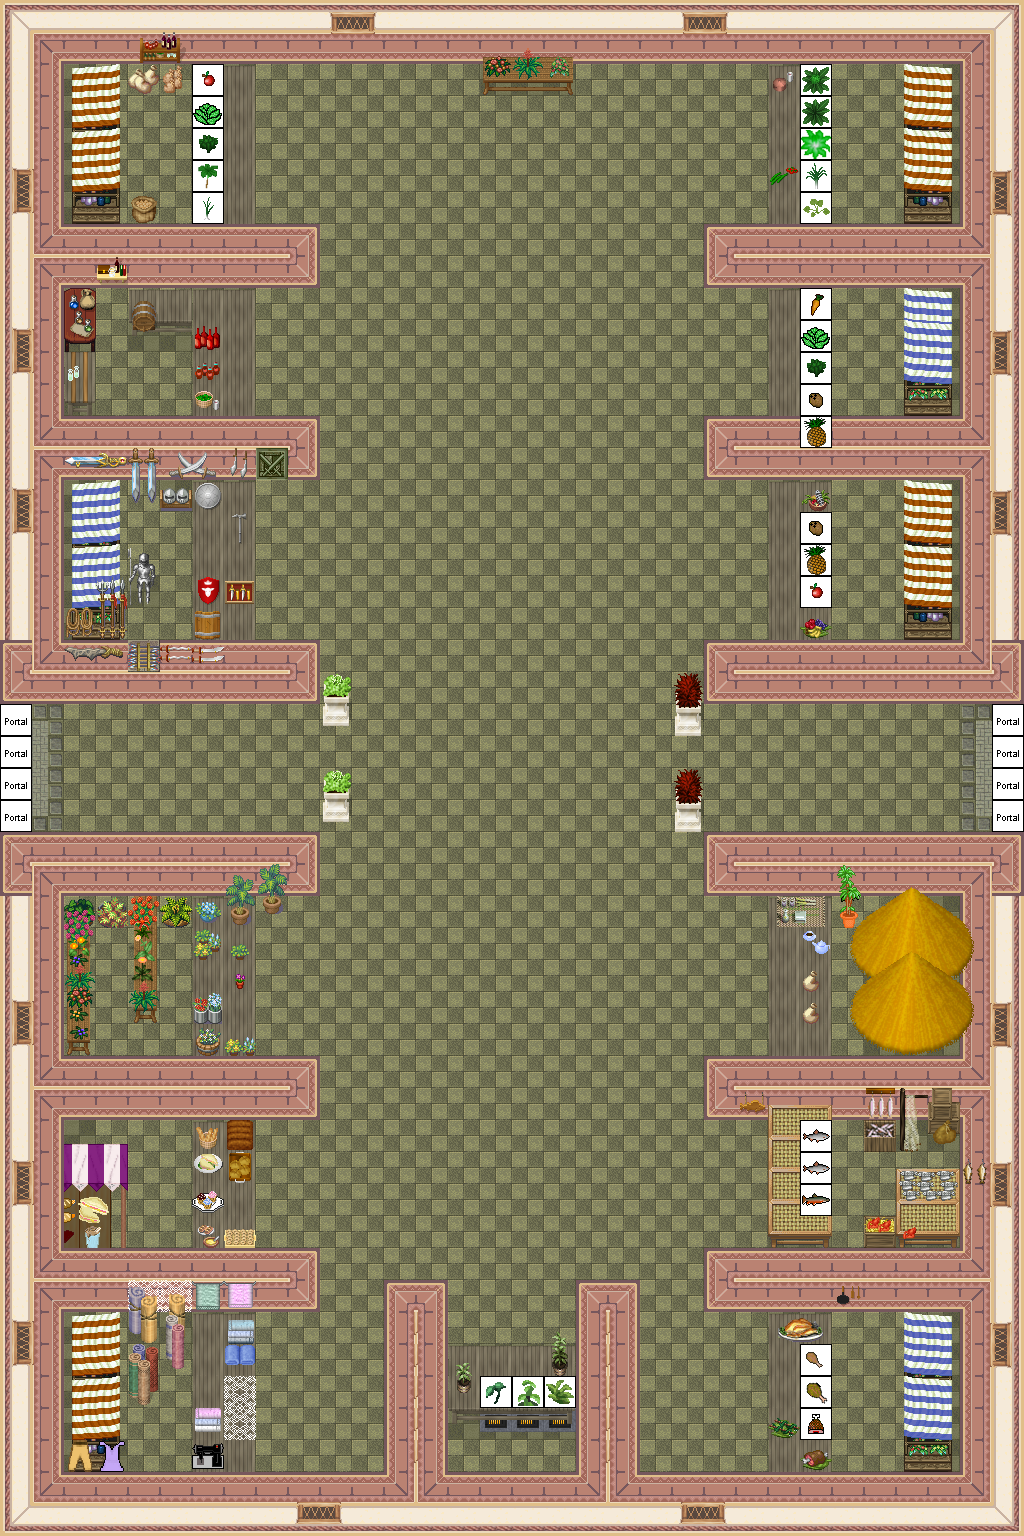

Rendered tile map (Tiled .tmx) drawn with the repository's tilesets; below, a short description and the map source with its tile grids summarised:
An orthogonal 32x48 tile map with 32x32 px tiles, 6 tile layers (0_floor, 1_terrain, 2_object, 3_roof, ...), 2 hidden layers not drawn, 52 tilesets.

<map version="1.2" tiledversion="1.2.2" orientation="orthogonal" renderorder="right-down" width="32" height="48" tilewidth="32" tileheight="32" infinite="0" nextlayerid="9" nextobjectid="1">
 <tileset firstgid="1" name="carpets_2" tilewidth="32" tileheight="32" tilecount="12" columns="4">
  <image source="../../tileset/furniture/carpet/carpets_2.png" trans="ff00ff" width="128" height="96" />
 </tileset>
 <tileset firstgid="13" name="int_wall_pale" tilewidth="32" tileheight="32" tilecount="16" columns="2">
  <image source="../../tileset/building/wall/int_wall_pale.png" trans="ff00ff" width="64" height="256" />
 </tileset>
 <tileset firstgid="29" name="brown" tilewidth="32" tileheight="32" tilecount="5" columns="5">
  <image source="../../tileset/ground/brown.png" trans="ff00ff" width="160" height="32" />
 </tileset>
 <tileset firstgid="34" name="int_windows_purple" tilewidth="32" tileheight="32" tilecount="16" columns="4">
  <image source="../../tileset/building/window/int_windows_purple.png" trans="ff00ff" width="128" height="128" />
 </tileset>
 <tileset firstgid="50" name="int_wall_purple" tilewidth="32" tileheight="32" tilecount="20" columns="2">
  <image source="../../tileset/building/wall/int_wall_purple.png" trans="ff00ff" width="64" height="320" />
 </tileset>
 <tileset firstgid="70" name="bushes" tilewidth="32" tileheight="32" tilecount="10" columns="5">
  <image source="../../tileset/plant/bush/bushes.png" trans="ffffff" width="160" height="64" />
 </tileset>
 <tileset firstgid="80" name="portal" tilewidth="32" tileheight="32" tilecount="16" columns="8">
  <image source="../../tileset/logic/portal.png" width="256" height="64" />
 </tileset>
 <tileset firstgid="96" name="collision" tilewidth="32" tileheight="32" tilecount="1" columns="1">
  <image source="../../tileset/logic/collision.png" width="32" height="32" />
 </tileset>
 <tileset firstgid="97" name="protection" tilewidth="32" tileheight="32" tilecount="2" columns="2">
  <image source="../../tileset/logic/protection.png" width="64" height="32" />
 </tileset>
 <tileset firstgid="99" name="potted plants" tilewidth="32" tileheight="32" tilecount="6" columns="3">
  <image source="../../tileset/plant/indoor/potted_plants1.png" width="96" height="64" />
 </tileset>
 <tileset firstgid="105" name="kafle" tilewidth="32" tileheight="32" tilecount="24" columns="3">
  <image source="../../tileset/pol/podloze/green_paving_dark.png" width="96" height="256" />
 </tileset>
 <tileset firstgid="129" name="grey_long" tilewidth="32" tileheight="32" tilecount="4" columns="2">
  <image source="../../tileset/furniture/table/grey_long.png" width="64" height="64" />
 </tileset>
 <tileset firstgid="133" name="hotdog_stand" tilewidth="32" tileheight="32" tilecount="20" columns="4">
  <image source="../../tileset/furniture/table/hotdog_stand.png" width="128" height="160" />
 </tileset>
 <tileset firstgid="153" name="flowers_on_benches" tilewidth="32" tileheight="32" tilecount="10" columns="2">
  <image source="../../tileset/furniture/table/flowers_on_benches.png" width="64" height="160" />
 </tileset>
 <tileset firstgid="163" name="flowers_on_bench2" tilewidth="32" tileheight="32" tilecount="6" columns="3">
  <image source="../../tileset/furniture/table/flowers_on_bench2.png" width="96" height="64" />
 </tileset>
 <tileset firstgid="169" name="fish_tables" tilewidth="32" tileheight="32" tilecount="8" columns="4">
  <image source="../../tileset/furniture/table/fish_tables.png" width="128" height="64" />
 </tileset>
 <tileset firstgid="177" name="meatfish" tilewidth="32" tileheight="32" tilecount="5" columns="5">
  <image source="../../tileset/logic/item/meat_and_fish.png" width="160" height="32" />
 </tileset>
 <tileset firstgid="182" name="bazaar_table_5" tilewidth="32" tileheight="32" tilecount="6" columns="2">
  <image source="../../tileset/furniture/table/bazaar_table_5.png" width="64" height="96" />
 </tileset>
 <tileset firstgid="188" name="bazaar_table_4" tilewidth="32" tileheight="32" tilecount="6" columns="2">
  <image source="../../tileset/furniture/table/bazaar_table_4.png" width="64" height="96" />
 </tileset>
 <tileset firstgid="194" name="bazaar_table_3" tilewidth="32" tileheight="32" tilecount="6" columns="2">
  <image source="../../tileset/furniture/table/bazaar_table_3.png" width="64" height="96" />
 </tileset>
 <tileset firstgid="200" name="bazaar_table_2" tilewidth="32" tileheight="32" tilecount="6" columns="2">
  <image source="../../tileset/furniture/table/bazaar_table_2.png" width="64" height="96" />
 </tileset>
 <tileset firstgid="206" name="alchemists_table" tilewidth="32" tileheight="32" tilecount="2" columns="1">
  <image source="../../tileset/furniture/table/alchemists_table.png" width="32" height="64" />
 </tileset>
 <tileset firstgid="208" name="vege" tilewidth="32" tileheight="32" tilecount="13" columns="13">
  <image source="../../tileset/logic/item/vegetable.png" width="416" height="32" />
 </tileset>
 <tileset firstgid="221" name="fruits" tilewidth="32" tileheight="32" tilecount="10" columns="10">
  <image source="../../tileset/logic/item/fruits.png" width="320" height="32" />
 </tileset>
 <tileset firstgid="231" name="wooden_crates" tilewidth="32" tileheight="32" tilecount="6" columns="3">
  <image source="../../tileset/item/pot/wooden_crates.png" width="96" height="64" />
 </tileset>
 <tileset firstgid="237" name="barrels_2" tilewidth="32" tileheight="32" tilecount="8" columns="4">
  <image source="../../tileset/item/pot/barrels_2.png" width="128" height="64" />
 </tileset>
 <tileset firstgid="245" name="fishing_nets" tilewidth="32" tileheight="32" tilecount="6" columns="3">
  <image source="../../tileset/item/fishing_nets.png" width="96" height="64" />
 </tileset>
 <tileset firstgid="251" name="meals_3" tilewidth="32" tileheight="32" tilecount="4" columns="2">
  <image source="../../tileset/item/food/meals_3.png" width="64" height="64" />
 </tileset>
 <tileset firstgid="255" name="fish_crates" tilewidth="32" tileheight="32" tilecount="8" columns="4">
  <image source="../../tileset/item/food/fish_crates.png" width="128" height="64" />
 </tileset>
 <tileset firstgid="263" name="bread" tilewidth="32" tileheight="32" tilecount="4" columns="4">
  <image source="../../tileset/item/food/bread.png" width="128" height="32" />
 </tileset>
 <tileset firstgid="267" name="blankets" tilewidth="32" tileheight="32" tilecount="12" columns="3">
  <image source="../../tileset/item/textile/blankets.png" width="96" height="128" />
 </tileset>
 <tileset firstgid="279" name="towels" tilewidth="32" tileheight="32" tilecount="24" columns="6">
  <image source="../../tileset/item/textile/towels.png" width="192" height="128" />
 </tileset>
 <tileset firstgid="303" name="trousers" tilewidth="32" tileheight="32" tilecount="1" columns="1">
  <image source="../../tileset/item/textile/trousers.png" width="32" height="32" />
 </tileset>
 <tileset firstgid="304" name="large_dress" tilewidth="32" tileheight="32" tilecount="1" columns="1">
  <image source="../../tileset/item/textile/large_dress.png" width="32" height="32" />
 </tileset>
 <tileset firstgid="305" name="lace" tilewidth="32" tileheight="32" tilecount="2" columns="2">
  <image source="../../tileset/item/textile/lace.png" width="64" height="32" />
 </tileset>
 <tileset firstgid="307" name="plants_potted_stone" tilewidth="32" tileheight="32" tilecount="6" columns="3">
  <image source="../../tileset/item/statue/plants_potted_stone.png" width="96" height="64" />
 </tileset>
 <tileset firstgid="313" name="ood_preparation_2" tilewidth="32" tileheight="32" tilecount="4" columns="2">
  <image source="../../tileset/item/household/food_preparation_2.png" width="64" height="64" />
 </tileset>
 <tileset firstgid="317" name="food_preparation" tilewidth="32" tileheight="32" tilecount="16" columns="4">
  <image source="../../tileset/item/household/food_preparation.png" width="128" height="128" />
 </tileset>
 <tileset firstgid="333" name="ibottles_and_cups" tilewidth="32" tileheight="32" tilecount="16" columns="4">
  <image source="../../tileset/item/drink/bottles_and_cups.png" width="128" height="128" />
 </tileset>
 <tileset firstgid="349" name="casks" tilewidth="32" tileheight="32" tilecount="4" columns="2">
  <image source="../../tileset/item/drink/casks.png" width="64" height="64" />
 </tileset>
 <tileset firstgid="353" name="sewing_machine" tilewidth="32" tileheight="32" tilecount="1" columns="1">
  <image source="../../tileset/item/sewing_machine.png" width="32" height="32" />
 </tileset>
 <tileset firstgid="354" name="warownia_symbole" tilewidth="32" tileheight="32" tilecount="2" columns="2">
  <image source="../../tileset/pol/wyposazenie/warownia_symbole.png" width="64" height="32" />
 </tileset>
 <tileset firstgid="356" name="miecze" tilewidth="32" tileheight="32" tilecount="24" columns="6">
  <image source="../../tileset/pol/wyposazenie/miecze.png" width="192" height="128" />
 </tileset>
 <tileset firstgid="380" name="metal_and_stone" tilewidth="32" tileheight="32" tilecount="6" columns="3">
  <image source="../../tileset/item/statue/metal_and_stone.png" width="96" height="64" />
 </tileset>
 <tileset firstgid="386" name="jedzenie" tilewidth="32" tileheight="32" tilecount="24" columns="8">
  <image source="../../tileset/pol/wyposazenie/jedzenie/jedzenie.png" width="256" height="96" />
 </tileset>
 <tileset firstgid="410" name="roslinki_doniczki" tilewidth="32" tileheight="32" tilecount="32" columns="16">
  <image source="../../tileset/pol/natura/kwiaty/roslinki_doniczki.png" width="512" height="64" />
 </tileset>
 <tileset firstgid="442" name="herb" tilewidth="32" tileheight="32" tilecount="5" columns="5">
  <image source="../../tileset/logic/item/herb.png" width="160" height="32" />
 </tileset>
 <tileset firstgid="447" name="afelki_rozne" tilewidth="32" tileheight="32" tilecount="80" columns="16">
  <image source="../../tileset/pol/domki/podloga/kafelki_rozne.png" width="512" height="160" />
 </tileset>
 <tileset firstgid="527" name="bricked_edges" tilewidth="32" tileheight="32" tilecount="15" columns="5">
  <image source="../../tileset/building/wall/bricked_edges.png" width="160" height="96" />
 </tileset>
 <tileset firstgid="542" name="grey_plain" tilewidth="32" tileheight="32" tilecount="9" columns="3">
  <image source="../../tileset/furniture/table/grey_plain.png" width="96" height="96" />
 </tileset>
 <tileset firstgid="551" name="tarcz" tilewidth="32" tileheight="32" tilecount="16" columns="4">
  <image source="../../tileset/item/armor/weapons_for_walls.png" width="128" height="128" />
 </tileset>
 <tileset firstgid="567" name="straw" tilewidth="32" tileheight="32" tilecount="20" columns="5">
  <image source="../../tileset/building/roof/straw.png" width="160" height="128" />
 </tileset>
 <layer id="1" name="0_floor" width="32" height="48">
  <data>[1536 cells, 1536 non-empty, 39 distinct tile ids]</data>
 </layer>
 <layer id="2" name="1_terrain" width="32" height="48">
  <data>[1536 cells, 237 non-empty, 92 distinct tile ids]</data>
 </layer>
 <layer id="3" name="2_object" width="32" height="48">
  <data>[1536 cells, 157 non-empty, 125 distinct tile ids]</data>
 </layer>
 <layer id="4" name="3_roof" width="32" height="48">
  <data>[1536 cells, 37 non-empty, 35 distinct tile ids]</data>
 </layer>
 <layer id="5" name="4_roof_add" width="32" height="48">
  <data>[1536 cells, 20 non-empty, 20 distinct tile ids]</data>
 </layer>
 <layer id="6" name="objects" width="32" height="48">
  <data>[1536 cells, 35 non-empty, 22 distinct tile ids]</data>
 </layer>
 <layer id="7" name="collision" width="32" height="48" visible="0">
  <data>[1536 cells, 628 non-empty, 1 distinct tile ids]</data>
 </layer>
 <layer id="8" name="protection" width="32" height="48" visible="0">
  <data>[1536 cells, 1536 non-empty, 1 distinct tile ids]</data>
 </layer>
</map>
